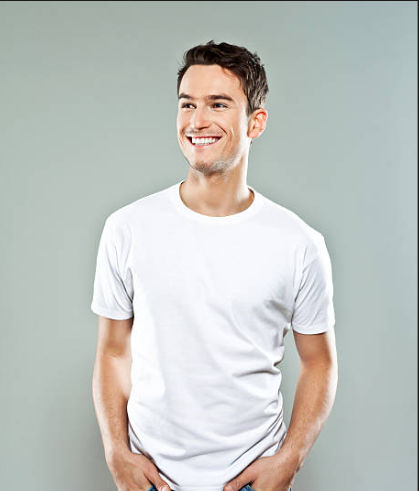
#> input picture Man.png, 419 x 491 px
$ python 'Interactive Edge Detection and Filtering.py'   (older library calls are emulated)
#> lines starting #> are read from the running program, lines starting #| are printed output that depends on the picture
import cv2
import numpy as np
import matplotlib.pyplot as plt

def display_image(title, image):
    """Utility function to display an image."""
    plt.figure(figsize=(8, 8))
    if len(image.shape) == 2:  # Grayscale image
        plt.imshow(image, cmap='gray')
    else:  # Color image
        plt.imshow(cv2.cvtColor(image, cv2.COLOR_BGR2RGB))
    plt.title(title)
    plt.axis('off')
    plt.show()

def interactive_edge_detection(image_path):
    """Interactive activity for edge detection and filtering."""
#> called with image_path = 'Man.png'
    image = cv2.imread(image_path)
#> image is the input picture: shape (491, 419, 3); mean B, G, R 191.7, 195.8, 192.8
    if image is None:
        print("Error: Image not found!")
        return

    # Convert to grayscale
    gray_image = cv2.cvtColor(image, cv2.COLOR_BGR2GRAY)
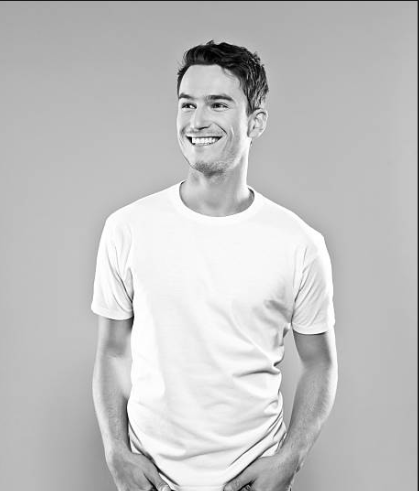
#> gray_image: shape (491, 419); min 0, max 255, mean 194.4
    display_image("Original Grayscale Image", gray_image)

    print("Select an option:")
    print("1. Sobel Edge Detection")
    print("2. Canny Edge Detection")
    print("3. Laplacian Edge Detection")
    print("4. Gaussian Smoothing")
    print("5. Median Filtering")
    print("6. Exit")

    while True:
        choice = input("Enter your choice (1-6): ")

        # Sobel Edge Detection is a popular technique in image processing and computer vision used to identify the boundaries or outlines of objects in an image

        if choice == "1":
            # Sobel Edge Detection
            sobel_x = cv2.Sobel(gray_image, cv2.CV_64F, 1, 0, ksize=1)
            sobel_y = cv2.Sobel(gray_image, cv2.CV_64F, 0, 1, ksize=1)
            combined_sobel = cv2.bitwise_or(sobel_x.astype(np.uint8), sobel_y.astype(np.uint8))
            display_image("Sobel Edge Detection", combined_sobel)

            # Canny Edge Detection identify the structural boundaries and sharp intensity changes of objects in an image while minimizing noise

        elif choice == "2":
            # Canny Edge Detection
            print("Adjust thresholds for Canny (default: 100 and 200)")
            lower_thresh = int(input("Enter Lower threshold: "))
            upper_thresh = int(input("Enter Upper threshold: "))
            edges = cv2.Canny(gray_image, lower_thresh, upper_thresh)
            display_image("Canny Edge Detection", edges)

            # Laplacian edge detection is a second-order derivative method in digital image processing that locates object boundaries by measuring rapid spatial changes in pixel intensity

        elif choice == "3":
            # Laplacian Edge Detection
            laplacian = cv2.Laplacian(gray_image, cv2.CV_64F)
            display_image("Laplacian Edge Detection", np.abs(laplacian).astype(np.uint8))

            # Gaussian smoothing (also known as a Gaussian blur) is a signal and image processing technique that blurs data by convolving it with a bell-shaped Gaussian function.

        elif choice == "4":
            # Gaussian Smoothing
            print("Adjust kernel size for Gaussian blur (must be odd, default: 5)")
            kernel_size = int(input("Enter kernel size (odd number): "))
            blurred = cv2.GaussianBlur(image, (kernel_size, kernel_size), 0)
            display_image("Gaussian Smoothed Image", blurred)

            # A median filter is a non-linear digital filtering technique used to remove noise from signals, images, and videos while keeping important features like sharp edges

        elif choice == "5":
            # Median Filtering
            print("Adjust kernel size for Median filtering (must be odd, default: 5)")
            kernel_size = int(input("Enter kernel size (odd number): "))
            median_filtered = cv2.medianBlur(image, kernel_size)
            display_image("Median Filtered Image", median_filtered)

        elif choice == "6":
            # Exit
            print("Exiting...")
            break

        else:
            print("Invalid choice. Please select a number between 1 and 6.")
#> this loop made 7 passes; the answer given on pass 1: 1
#> pass 1, in interactive_edge_detection, `sobel_x = cv2.Sobel(gray_image, cv2.CV_64F, 1, 0, ksize=1)`:
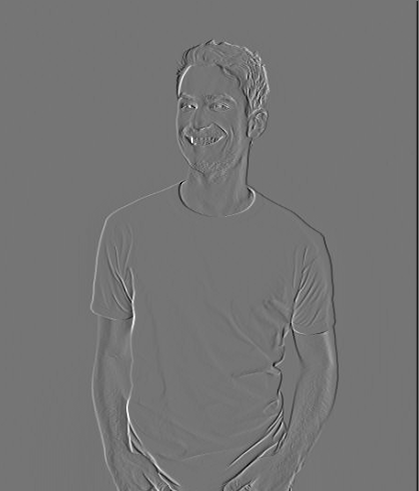
#> sobel_x: shape (491, 419) float64; min -201, max 237, mean -0.5; drawn with min black and max white
#> pass 1, in interactive_edge_detection, `sobel_y = cv2.Sobel(gray_image, cv2.CV_64F, 0, 1, ksize=1)`:
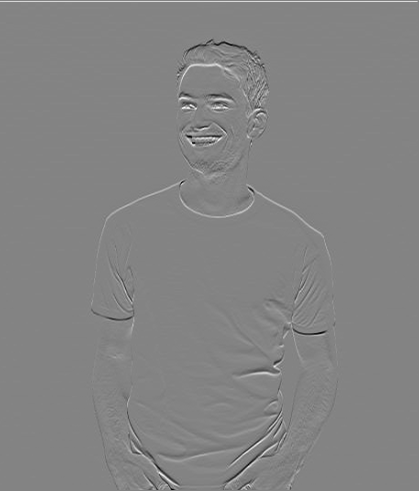
#> sobel_y: shape (491, 419) float64; min -225, max 210, mean 0.3; drawn with min black and max white
#> pass 1, in interactive_edge_detection, `combined_sobel = cv2.bitwise_or(sobel_x.astype(np.uint8), sobel_y.asty..`:
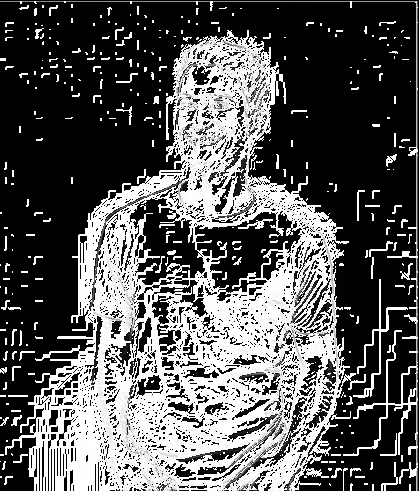
#> combined_sobel: shape (491, 419); min 0, max 255, mean 89.6

# Provide the path to an image for the activity
#> (the run stopped early here; a loop or call above may not have finished)

$ run again, with image.jpg saved as Man.png
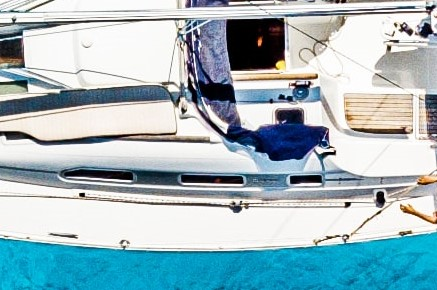
#> input picture image.jpg, 437 x 290 px
#> in interactive_edge_detection, image is the input picture: shape (290, 437, 3); mean B, G, R 191.1, 184, 160
#> the loop in interactive_edge_detection, `while True:` made 7 passes; the answer given on pass 1: 1
#> pass 1, in interactive_edge_detection, `sobel_y = cv2.Sobel(gray_image, cv2.CV_64F, 0, 1, ksize=1)`:
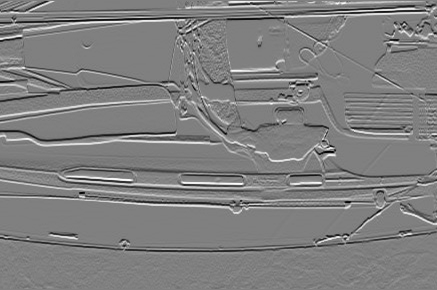
#> sobel_y: shape (290, 437) float64; min -252, max 250, mean -0.4; drawn with min black and max white
#> pass 1, in interactive_edge_detection, `combined_sobel = cv2.bitwise_or(sobel_x.astype(np.uint8), sobel_y.asty..`:
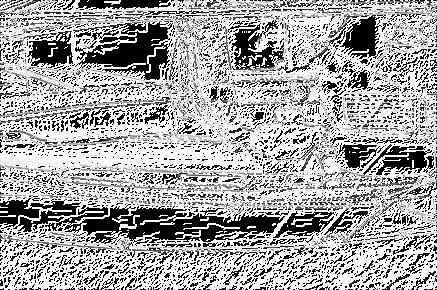
#> combined_sobel: shape (290, 437); min 0, max 255, mean 167.6
